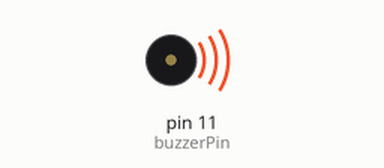
A sketch run on a simulated Arduino Uno, built with avr-gcc and run on an emulated ATmega328P. On the bench: buzzer (waves = sounding).

Above: at 0.05 s.
Timing chart, 0 to 3.0 s (numbered marks = the images above):
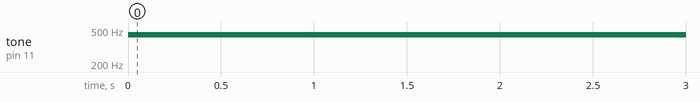

Measured:
- by itself, tone on pin 11 (buzzerPin): silent → 440 Hz at 0.00 s

The sketch:

buzzer-sound.ino
```cpp
int buzzerPin = 11;

void setup() {
  // put your setup code here, to run once:
  pinMode(buzzerPin, OUTPUT);
}

void loop() {
  // put your main code here, to run repeatedly:
  tone(buzzerPin, 440);
  delay(500);
  noTone(buzzerPin);
}
```
